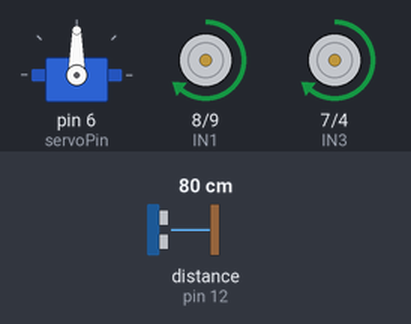
Bench run of a sketch on a simulated Arduino Uno, built with avr-gcc and run on an emulated ATmega328P. On the bench: servo, motor-driver pin pairs drawn as motors (green arrow = first pin HIGH = forward, orange = second pin HIGH = backward, longer = more drive, scaled by the enable pin). Wiring (inferred from the names in the program): ultrasonic range finder: trigger pin 11; echo pin 12. Inputs (shaded band) come from the test bench; at power-on: distance to the obstacle (sensor on pin 12) 80 cm. The echo pulse lasts 58.3 µs per cm.

Above: at 1.8 s.
1.9 s: distance to the obstacle (sensor on pin 12) set to 23 cm
3.4 s: distance to the obstacle (sensor on pin 12) set to 18 cm
At 5.8 s:
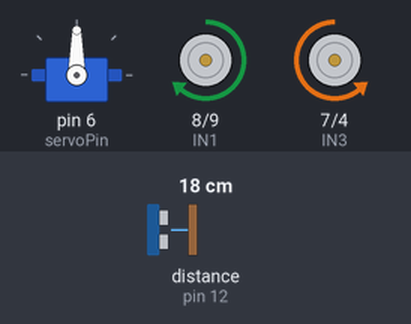
6.5 s: distance to the obstacle (sensor on pin 12) set to 35 cm
At 7.3 s:
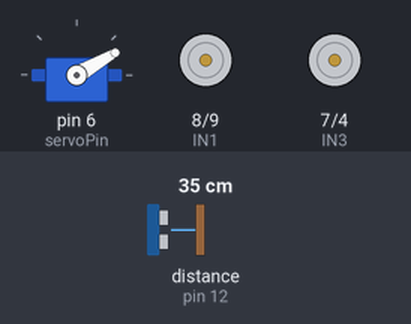
9.6 s: distance to the obstacle (sensor on pin 12) set to 2 cm
At 10.4 s:
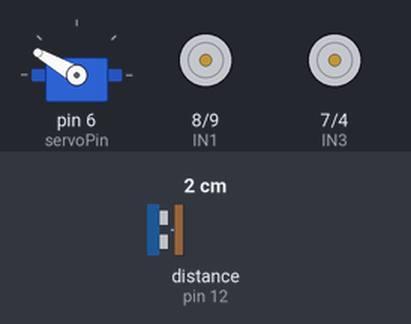
Timing chart, 0 to 13.7 s (numbered marks = the images above; inputs shaded):
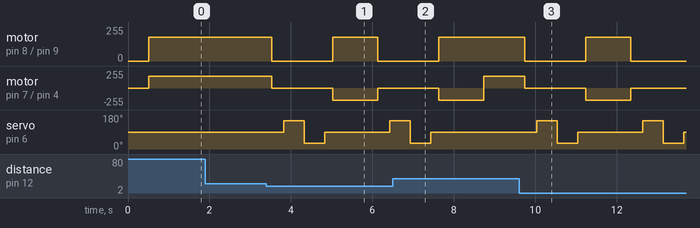

The sketch:

ss2.ino
```cpp
//Obstacle Avoidance
#include <Servo.h>

// Motor driver pins
const int ENA = 10;        // Right motor enable
const int IN1 = 8;        // Right motor IN1
const int IN2 = 9;        // Right motor IN2
const int IN3 = 7;        // Left motor IN1
const int IN4 = 4;        // Left motor IN2
const int ENB = 5;       // Left motor enable

// Ultrasonic Sensor
const int trigPin = 11;
const int echoPin = 12;

// Servo motor
const int servoPin = 6;
Servo myServo;

long duration;
int distance;

void setup() {
  // Motor control pins
  pinMode(IN1, OUTPUT);
  pinMode(IN2, OUTPUT);
  pinMode(ENA, OUTPUT);
  pinMode(IN3, OUTPUT);
  pinMode(IN4, OUTPUT);
  pinMode(ENB, OUTPUT);

  // Ultrasonic sensor pins
  pinMode(trigPin, OUTPUT);
  pinMode(echoPin, INPUT);

  // Attach servo
  myServo.attach(servoPin);

  // Start Serial
  Serial.begin(9600);
}

int readDistance() {
  digitalWrite(trigPin, LOW);
  delayMicroseconds(2);
  digitalWrite(trigPin, HIGH);
  delayMicroseconds(10);
  digitalWrite(trigPin, LOW);

  duration = pulseIn(echoPin, HIGH);
  distance = duration * 0.034 / 2;
  return distance;
}

void moveForward() {
  digitalWrite(IN1, HIGH);
  digitalWrite(IN2, LOW);
  digitalWrite(IN3, HIGH);
  digitalWrite(IN4, LOW);
  analogWrite(ENA, 180);  // speed: 0-255
  analogWrite(ENB, 180);
}

void moveBackward() {
  digitalWrite(IN1, LOW);
  digitalWrite(IN2, HIGH);
  digitalWrite(IN3, LOW);
  digitalWrite(IN4, HIGH);
  analogWrite(ENA, 180);
  analogWrite(ENB, 180);
}

void turnLeft() {
  digitalWrite(IN1, LOW);
  digitalWrite(IN2, HIGH);
  digitalWrite(IN3, HIGH);
  digitalWrite(IN4, LOW);
  analogWrite(ENA, 180);
  analogWrite(ENB, 180);
}

void turnRight() {
  digitalWrite(IN1, HIGH);
  digitalWrite(IN2, LOW);
  digitalWrite(IN3, LOW);
  digitalWrite(IN4, HIGH);
  analogWrite(ENA, 180);
  analogWrite(ENB, 180);
}

void stopMoving() {
  digitalWrite(IN1, LOW);
  digitalWrite(IN2, LOW);
  digitalWrite(IN3, LOW);
  digitalWrite(IN4, LOW);
}

void loop() {
  myServo.write(90); // look forward
  delay(500);
  int frontDist = readDistance();

  if (frontDist < 20) {
    stopMoving();
    delay(300);

    // Check left
    myServo.write(150);
    delay(500);
    int leftDist = readDistance();

    // Check right
    myServo.write(30);
    delay(500);
    int rightDist = readDistance();

    myServo.write(90);
    delay(200);

    if (leftDist > rightDist) {
      turnLeft();
      delay(600);
    } else {
      turnRight();
      delay(600);
    }
  } else {
    moveForward();
  }
}
```

Measured:
- the behaviour switches between 21 and 20 cm on distance to the obstacle (sensor on pin 12) (found by bisection; images 0 and 1)
- after the input at 1.9 s, every drawn part: stays the same
- after the input at 3.4 s, motor on pin 8 (IN1) / pin 9 (IN2): forward 180/255 → stopped after 0.12 s, → forward 180/255 1.5 s later, → stopped 1.1 s later; motor on pin 7 (IN3) / pin 4 (IN4): forward 180/255 → stopped after 0.12 s, → backward 180/255 1.5 s later, → stopped 1.1 s later
- after the input at 6.5 s, motor on pin 8 (IN1) / pin 9 (IN2): goes on until 7.6 s, then stays forward 180/255; servo on pin 6 (servoPin): goes on until 7.4 s, then stays 90°
- after the input at 9.6 s, motor on pin 8 (IN1) / pin 9 (IN2): forward 180/255 → stopped after 0.14 s, → forward 180/255 1.5 s later, → stopped 1.1 s later; motor on pin 7 (IN3) / pin 4 (IN4): forward 180/255 → stopped after 0.14 s, → backward 180/255 1.5 s later, → stopped 1.1 s later
